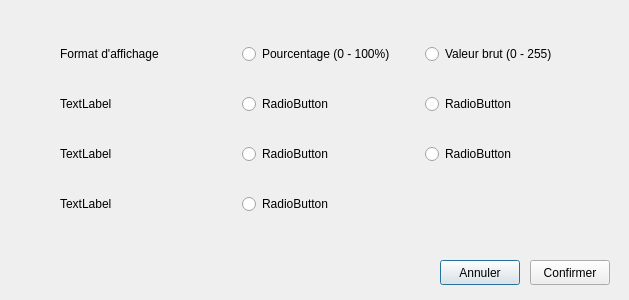
<?xml version="1.0" encoding="UTF-8"?>
<ui version="4.0">
 <class>SetupInterface</class>
 <widget class="QDialog" name="SetupInterface">
  <property name="geometry">
   <rect>
    <x>0</x>
    <y>0</y>
    <width>629</width>
    <height>300</height>
   </rect>
  </property>
  <property name="windowTitle">
   <string>Dialog</string>
  </property>
  <widget class="QWidget" name="layoutWidget">
   <property name="geometry">
    <rect>
     <x>60</x>
     <y>20</y>
     <width>541</width>
     <height>221</height>
    </rect>
   </property>
   <layout class="QGridLayout" name="gridLayout">
    <item row="1" column="1">
     <widget class="QRadioButton" name="radioButton_3">
      <property name="text">
       <string>RadioButton</string>
      </property>
     </widget>
    </item>
    <item row="2" column="2">
     <widget class="QRadioButton" name="radioButton_6">
      <property name="text">
       <string>RadioButton</string>
      </property>
     </widget>
    </item>
    <item row="3" column="1">
     <widget class="QRadioButton" name="radioButton_7">
      <property name="text">
       <string>RadioButton</string>
      </property>
     </widget>
    </item>
    <item row="0" column="2">
     <widget class="QRadioButton" name="rbBrut">
      <property name="text">
       <string>Valeur brut (0 - 255)</string>
      </property>
     </widget>
    </item>
    <item row="0" column="1">
     <widget class="QRadioButton" name="rbPourcentage">
      <property name="text">
       <string>Pourcentage (0 - 100%)</string>
      </property>
     </widget>
    </item>
    <item row="1" column="2">
     <widget class="QRadioButton" name="radioButton_4">
      <property name="text">
       <string>RadioButton</string>
      </property>
     </widget>
    </item>
    <item row="2" column="1">
     <widget class="QRadioButton" name="radioButton_5">
      <property name="minimumSize">
       <size>
        <width>89</width>
        <height>0</height>
       </size>
      </property>
      <property name="text">
       <string>RadioButton</string>
      </property>
     </widget>
    </item>
    <item row="0" column="0">
     <widget class="QLabel" name="label">
      <property name="text">
       <string>Format d'affichage</string>
      </property>
      <property name="alignment">
       <set>Qt::AlignLeading|Qt::AlignLeft|Qt::AlignVCenter</set>
      </property>
     </widget>
    </item>
    <item row="1" column="0">
     <widget class="QLabel" name="label_2">
      <property name="text">
       <string>TextLabel</string>
      </property>
     </widget>
    </item>
    <item row="2" column="0">
     <widget class="QLabel" name="label_3">
      <property name="text">
       <string>TextLabel</string>
      </property>
     </widget>
    </item>
    <item row="3" column="0">
     <widget class="QLabel" name="label_4">
      <property name="text">
       <string>TextLabel</string>
      </property>
     </widget>
    </item>
   </layout>
  </widget>
  <widget class="QPushButton" name="btAnnuler">
   <property name="geometry">
    <rect>
     <x>440</x>
     <y>260</y>
     <width>80</width>
     <height>25</height>
    </rect>
   </property>
   <property name="text">
    <string>Annuler</string>
   </property>
  </widget>
  <widget class="QPushButton" name="btOk">
   <property name="geometry">
    <rect>
     <x>530</x>
     <y>260</y>
     <width>80</width>
     <height>25</height>
    </rect>
   </property>
   <property name="text">
    <string>Confirmer</string>
   </property>
  </widget>
 </widget>
 <resources/>
 <connections/>
</ui>
